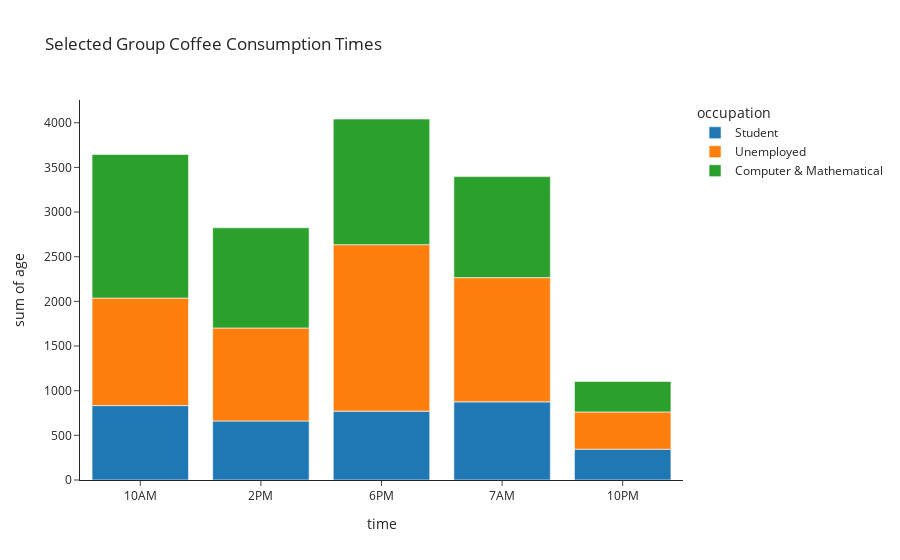

Notebook source saved alongside this figure:
### Markdown cell above
#### Based on the information above it can be concluded, in order to maximize the profits it is better select the age groups 21-31 and who are unemployed, student, and computer and mathematical field.

### Code cell
#Understanding the what day of the time selected group visits coffee house 
list_slcted_occ = ['Unemployed','Student','Computer & Mathematical']
df_C_age_occ=df_C_age.query('occupation in @list_slcted_occ' )
#df_C_age_occ.sample(5)
px.histogram(df_C_age_occ, x='time',y='age', color='occupation' , template='simple_white',title='Selected Group Coffee Consumption Times')

### Figure 1 — Plotly figure (JSON) as saved in the notebook; plotly's stock layout.template omitted (floating-point values rounded to 4 significant figures; data arrays with more than 128 entries replaced by an {"elided": "..."} marker saying what was removed)
{"data": [{"alignmentgroup": "True", "bingroup": "x", "histfunc": "sum", "hovertemplate": "occupation=Student<br>time=%{x}<br>sum of age=%{y}<extra></extra>", "legendgroup": "Student", "marker": {"color": "#1F77B4", "pattern": {"shape": ""}}, "name": "Student", "offsetgroup": "Student", "orientation": "v", "showlegend": true, "type": "histogram", "x": {"elided": "160 str values"}, "xaxis": "x", "y": {"elided": "160 int values"}, "yaxis": "y"}, {"alignmentgroup": "True", "bingroup": "x", "histfunc": "sum", "hovertemplate": "occupation=Unemployed<br>time=%{x}<br>sum of age=%{y}<extra></extra>", "legendgroup": "Unemployed", "marker": {"color": "#FF7F0E", "pattern": {"shape": ""}}, "name": "Unemployed", "offsetgroup": "Unemployed", "orientation": "v", "showlegend": true, "type": "histogram", "x": {"elided": "237 str values"}, "xaxis": "x", "y": {"elided": "237 int values"}, "yaxis": "y"}, {"alignmentgroup": "True", "bingroup": "x", "histfunc": "sum", "hovertemplate": "occupation=Computer & Mathematical<br>time=%{x}<br>sum of age=%{y}<extra></extra>", "legendgroup": "Computer & Mathematical", "marker": {"color": "#2CA02C", "pattern": {"shape": ""}}, "name": "Computer & Mathematical", "offsetgroup": "Computer & Mathematical", "orientation": "v", "showlegend": true, "type": "histogram", "x": {"elided": "205 str values"}, "xaxis": "x", "y": {"elided": "205 int values"}, "yaxis": "y"}], "layout": {"barmode": "relative", "legend": {"title": {"text": "occupation"}, "tracegroupgap": 0}, "title": {"text": "Selected Group Coffee Consumption Times"}, "xaxis": {"anchor": "y", "domain": [0, 1], "title": {"text": "time"}}, "yaxis": {"anchor": "x", "domain": [0, 1], "title": {"text": "sum of age"}}}}
